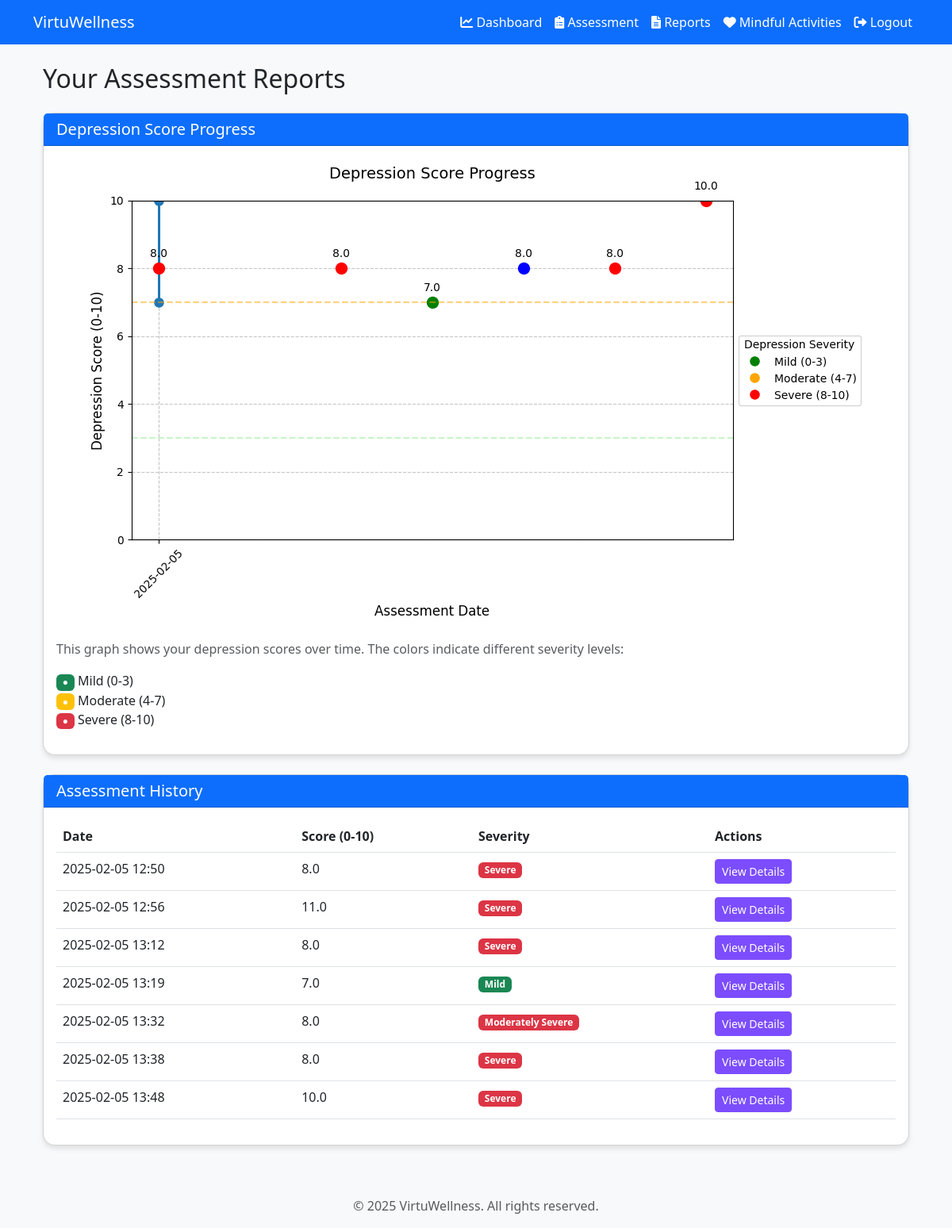
The page /reports (signed in) on the database its author committed.
### app.py (models this page shows)
class Assessment(db.Model):
    id = db.Column(db.Integer, primary_key=True)
    user_id = db.Column(db.Integer, db.ForeignKey('user.id'), nullable=False)
    date = db.Column(db.DateTime, default=datetime.utcnow)
    phq9_score = db.Column(db.Float)
    depression_severity = db.Column(db.String(20))
    svm_confidence = db.Column(db.Float)
    lstm_confidence = db.Column(db.Float)
    sentiment = db.Column(db.String(10))
    age = db.Column(db.Integer, nullable=True)
    status = db.Column(db.String(20), nullable=True)
    family_history = db.Column(db.Boolean, nullable=True)
    recommendations = db.Column(db.Text)

### app.py (the view)
@app.route('/reports')
@login_required
def reports():
    assessments = Assessment.query.filter_by(user_id=current_user.id).order_by(Assessment.date).all()
    if not assessments:
        flash('No assessment data available yet.', 'info')
        return render_template('reports.html', has_data=False)
    dates = []
    scores = []
    severities = []
    for assessment in assessments:
        dates.append(assessment.date.strftime('%Y-%m-%d'))
        scores.append(assessment.phq9_score)
        severities.append(assessment.depression_severity)
    plt.figure(figsize=(10, 6))
    plt.plot(dates, scores, marker='o', linestyle='-', linewidth=2, markersize=8)
    plt.grid(True, linestyle='--', alpha=0.7)
    plt.title('Depression Score Progress', fontsize=14, pad=20)
    plt.xlabel('Assessment Date', fontsize=12)
    plt.ylabel('Depression Score (0-10)', fontsize=12)
    plt.ylim(0, 10)
    plt.xticks(rotation=45)
    for i, score in enumerate(scores):
        plt.annotate(f'{score:.1f}', (i, score), textcoords="offset points", xytext=(0,10), ha='center')
    severity_colors = {
        'Mild': 'green',
        'Moderate': 'orange',
        'Severe': 'red'
    }
    for i, (severity, score) in enumerate(zip(severities, scores)):
        plt.plot(i, score, 'o', color=severity_colors.get(severity, 'blue'), markersize=10)
    plt.axhline(y=3, color='lightgreen', linestyle='--', alpha=0.5)
    plt.axhline(y=7, color='orange', linestyle='--', alpha=0.5)
    legend_elements = [
        plt.Line2D([0], [0], marker='o', color='w', markerfacecolor='green', label='Mild (0-3)', markersize=10),
        plt.Line2D([0], [0], marker='o', color='w', markerfacecolor='orange', label='Moderate (4-7)', markersize=10),
        plt.Line2D([0], [0], marker='o', color='w', markerfacecolor='red', label='Severe (8-10)', markersize=10)
    ]
    plt.legend(handles=legend_elements, title='Depression Severity', loc='center left', bbox_to_anchor=(1, 0.5))
    plt.tight_layout()
    buf = io.BytesIO()
    plt.savefig(buf, format='png', bbox_inches='tight')
    plt.close()
    buf.seek(0)
    plot_url = base64.b64encode(buf.getvalue()).decode('utf8')
    return render_template('reports.html',
                         assessments=assessments,
                         plot_url=plot_url,
                         has_data=True)

### app.py (called while the page is built)
@login_manager.user_loader
def load_user(user_id):
    return User.query.get(int(user_id))

### templates/reports.html (shortened to what this page needs)
{% extends "base.html" %}
{% block content %}
<div class="container mt-4">
    <h2 class="mb-4">Your Assessment Reports</h2>
    {% if has_data %}
        <div class="card mb-4">
            <div class="card-header bg-primary text-white">
                <h5 class="card-title mb-0">Depression Score Progress</h5>
            </div>
            <div class="card-body">
                <div class="text-center">
                    <img
                         alt="Depression Score Progress"
                         class="img-fluid"
                         style="max-width: 100%; height: auto;">
                </div>
                <div class="mt-3">
                    <p class="text-muted">
                        This graph shows your depression scores over time. The colors indicate different severity levels:
                    </p>
                    <ul class="list-unstyled">
                        <li><span class="badge bg-success">●</span> Mild (0-3)</li>
                        <li><span class="badge bg-warning">●</span> Moderate (4-7)</li>
                        <li><span class="badge bg-danger">●</span> Severe (8-10)</li>
                    </ul>
                </div>
            </div>
        </div>
        <div class="card">
            <div class="card-header bg-primary text-white">
                <h5 class="card-title mb-0">Assessment History</h5>
            </div>
            <div class="card-body">
                <div class="table-responsive">
                    <table class="table table-hover">
                        <thead>
                            <tr>
                                <th>Date</th>
                                <th>Score (0-10)</th>
                                <th>Severity</th>
                                <th>Actions</th>
                            </tr>
                        </thead>
                        <tbody>
                            {% for assessment in assessments %}
                            <tr>
                                <td>{{ assessment.date.strftime('%Y-%m-%d %H:%M') }}</td>
                                <td>{{ "%.1f"|format(assessment.phq9_score) }}</td>
                                <td>
                                    <span class="badge
                                        {% if assessment.depression_severity == 'Mild' %}bg-success
                                        {% elif assessment.depression_severity == 'Moderate' %}bg-warning
                                        {% else %}bg-danger{% endif %}">
                                        {{ assessment.depression_severity }}
                                    </span>
                                </td>
                                <td>
                                    <a href="{{ url_for('results', assessment_id=assessment.id) }}"
                                       class="btn btn-sm btn-primary">
                                        View Details
                                    </a>
                                </td>
                            </tr>
                            {% endfor %}
                        </tbody>
                    </table>
                </div>
            </div>
        </div>
    {% else %}
        <div class="alert alert-info">
            <p>You haven't taken any assessments yet. Take your first assessment to start tracking your mental health journey.</p>
            <a href="{{ url_for('assessment') }}" class="btn btn-primary mt-2">Take Assessment</a>
        </div>
    {% endif %}
</div>
{% endblock %}

### templates/base.html (shortened to what this page needs)
<!DOCTYPE html>
<html lang="en">
<head>
    <link href="https://cdn.jsdelivr.net/npm/bootstrap@5.3.0/dist/css/bootstrap.min.css" rel="stylesheet">
    <link href="https://cdnjs.cloudflare.com/ajax/libs/font-awesome/6.0.0/css/all.min.css" rel="stylesheet">
    <link rel="stylesheet" href="{{ url_for('static', filename='css/style.css') }}">
</head>
<body>
    <nav class="navbar navbar-expand-lg navbar-dark bg-primary">
        <div class="container">
            <a class="navbar-brand" href="{{ url_for('index') }}">VirtuWellness</a>
            <div class="collapse navbar-collapse" id="navbarNav">
                <ul class="navbar-nav ms-auto">
                    {% if current_user.is_authenticated %}
                        <li class="nav-item">
                            <a class="nav-link" href="{{ url_for('dashboard') }}">
                                <i class="fas fa-chart-line"></i> Dashboard
                            </a>
                        </li>
                        <li class="nav-item">
                            <a class="nav-link" href="{{ url_for('assessment') }}">
                                <i class="fas fa-clipboard-list"></i> Assessment
                            </a>
                        </li>
                        <li class="nav-item">
                            <a class="nav-link" href="{{ url_for('reports') }}">
                                <i class="fas fa-file-alt"></i> Reports
                            </a>
                        </li>
                        <li class="nav-item">
                            <a class="nav-link" href="{{ url_for('mindful_activities') }}">
                                <i class="fas fa-heart"></i> Mindful Activities
                            </a>
                        </li>
                        <li class="nav-item">
                            <a class="nav-link" href="{{ url_for('logout') }}">
                                <i class="fas fa-sign-out-alt"></i> Logout
                            </a>
                        </li>
                    {% endif %}
                </ul>
            </div>
        </div>
    </nav>
    <main class="container mt-4">
        {% block content %}{% endblock %}
    </main>
    <footer class="footer mt-5 py-3 bg-light">
        <div class="container text-center">
            <span class="text-muted">&copy; 2025 VirtuWellness. All rights reserved.</span>
        </div>
    </footer>
</body>
</html>

### static/css/style.css (style rules this page uses)
:root { --primary-color: #7c4dff; --secondary-color: #b388ff; --accent-color: #3d5afe; }
body { font-family: 'Segoe UI', Tahoma, Geneva, Verdana, sans-serif; background-color: #f8f9fa; }
.navbar { background-color: var(--primary-color); }
.navbar-brand, .nav-link { color: white !important; }
.btn-primary { background-color: var(--primary-color); border-color: var(--primary-color); }
.card { border-radius: 15px; box-shadow: 0 4px 6px rgba(0, 0, 0, 0.1); transition: transform 0.3s ease; }

### rows shown on the page
Assessment: date "2025-02-05 12:50", phq9_score "8.0", depression_severity "Severe"
Assessment: date "2025-02-05 12:56", phq9_score "11.0", depression_severity "Severe"
Assessment: date "2025-02-05 13:12", phq9_score "8.0", depression_severity "Severe"
Assessment: date "2025-02-05 13:19", phq9_score "7.0", depression_severity "Mild"
Assessment: date "2025-02-05 13:32", phq9_score "8.0", depression_severity "Moderately Severe"
Assessment: date "2025-02-05 13:38", phq9_score "8.0", depression_severity "Severe"
Assessment: date "2025-02-05 13:48", phq9_score "10.0", depression_severity "Severe"
